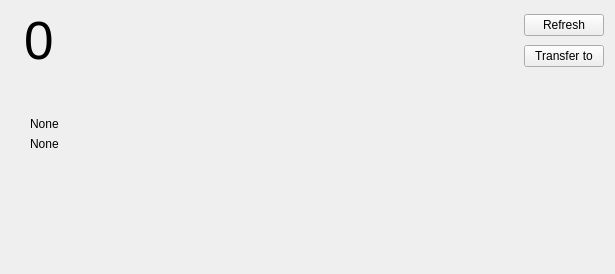
<?xml version="1.0" encoding="UTF-8"?>
<ui version="4.0">
 <class>AccountWidget</class>
 <widget class="QWidget" name="AccountWidget">
  <property name="geometry">
   <rect>
    <x>0</x>
    <y>0</y>
    <width>615</width>
    <height>274</height>
   </rect>
  </property>
  <property name="contextMenuPolicy">
   <enum>Qt::CustomContextMenu</enum>
  </property>
  <property name="windowTitle">
   <string>Account</string>
  </property>
  <layout class="QVBoxLayout" name="verticalLayout_2">
   <item>
    <layout class="QHBoxLayout" name="horizontalLayout">
     <item>
      <widget class="QLabel" name="QRCodeAddressLabel">
       <property name="maximumSize">
        <size>
         <width>100</width>
         <height>100</height>
        </size>
       </property>
       <property name="baseSize">
        <size>
         <width>200</width>
         <height>0</height>
        </size>
       </property>
       <property name="text">
        <string/>
       </property>
       <property name="pixmap">
        <pixmap resource="../../icons/tikka.slots.pyqt.resources.icons.index.qrc">:/images/safe</pixmap>
       </property>
       <property name="scaledContents">
        <bool>true</bool>
       </property>
      </widget>
     </item>
     <item>
      <widget class="QLabel" name="balanceLabel">
       <property name="font">
        <font>
         <pointsize>40</pointsize>
        </font>
       </property>
       <property name="text">
        <string>0</string>
       </property>
      </widget>
     </item>
     <item>
      <spacer name="horizontalSpacer">
       <property name="orientation">
        <enum>Qt::Horizontal</enum>
       </property>
       <property name="sizeHint" stdset="0">
        <size>
         <width>40</width>
         <height>20</height>
        </size>
       </property>
      </spacer>
     </item>
     <item>
      <layout class="QVBoxLayout" name="verticalLayout">
       <item alignment="Qt::AlignLeft">
        <widget class="QPushButton" name="refreshButton">
         <property name="sizePolicy">
          <sizepolicy hsizetype="Fixed" vsizetype="Fixed">
           <horstretch>0</horstretch>
           <verstretch>0</verstretch>
          </sizepolicy>
         </property>
         <property name="text">
          <string>Refresh</string>
         </property>
         <property name="icon">
          <iconset resource="../../icons/tikka.slots.pyqt.resources.icons.index.qrc">
           <normaloff>:/icons/refresh_icon</normaloff>:/icons/refresh_icon</iconset>
         </property>
        </widget>
       </item>
       <item>
        <widget class="QPushButton" name="transferToButton">
         <property name="text">
          <string>Transfer to</string>
         </property>
         <property name="icon">
          <iconset resource="../../icons/tikka.slots.pyqt.resources.icons.index.qrc">
           <normaloff>:/icons/money-recive-svgrepo-com.svg</normaloff>:/icons/money-recive-svgrepo-com.svg</iconset>
         </property>
         <property name="iconSize">
          <size>
           <width>32</width>
           <height>32</height>
          </size>
         </property>
        </widget>
       </item>
      </layout>
     </item>
    </layout>
   </item>
   <item>
    <layout class="QFormLayout" name="formLayout_2">
     <property name="leftMargin">
      <number>6</number>
     </property>
     <property name="rightMargin">
      <number>0</number>
     </property>
     <item row="1" column="0">
      <widget class="QLabel" name="lockStatusIcon">
       <property name="maximumSize">
        <size>
         <width>16</width>
         <height>16</height>
        </size>
       </property>
       <property name="text">
        <string/>
       </property>
       <property name="pixmap">
        <pixmap>:/images/locked_cartoon_400x400.png</pixmap>
       </property>
       <property name="scaledContents">
        <bool>true</bool>
       </property>
       <property name="margin">
        <number>0</number>
       </property>
      </widget>
     </item>
     <item row="1" column="1">
      <widget class="QLabel" name="addressValueLabel">
       <property name="text">
        <string/>
       </property>
       <property name="textInteractionFlags">
        <set>Qt::LinksAccessibleByMouse|Qt::TextSelectableByKeyboard|Qt::TextSelectableByMouse</set>
       </property>
      </widget>
     </item>
     <item row="2" column="0">
      <widget class="QLabel" name="identityLabel">
       <property name="maximumSize">
        <size>
         <width>16</width>
         <height>20</height>
        </size>
       </property>
       <property name="font">
        <font>
         <weight>75</weight>
         <bold>true</bold>
        </font>
       </property>
       <property name="text">
        <string/>
       </property>
       <property name="pixmap">
        <pixmap resource="../../icons/tikka.slots.pyqt.resources.icons.index.qrc">:/icons/member_icon</pixmap>
       </property>
       <property name="scaledContents">
        <bool>true</bool>
       </property>
      </widget>
     </item>
     <item row="2" column="1">
      <widget class="QLabel" name="identityValueLabel">
       <property name="text">
        <string>None</string>
       </property>
      </widget>
     </item>
     <item row="0" column="1">
      <widget class="QLabel" name="nameLabel">
       <property name="text">
        <string/>
       </property>
      </widget>
     </item>
     <item row="4" column="0">
      <widget class="QLabel" name="derivationIconLabel">
       <property name="sizePolicy">
        <sizepolicy hsizetype="Fixed" vsizetype="Fixed">
         <horstretch>0</horstretch>
         <verstretch>0</verstretch>
        </sizepolicy>
       </property>
       <property name="maximumSize">
        <size>
         <width>16</width>
         <height>20</height>
        </size>
       </property>
       <property name="text">
        <string/>
       </property>
       <property name="pixmap">
        <pixmap resource="../../icons/tikka.slots.pyqt.resources.icons.index.qrc">:/icons/wot_icon</pixmap>
       </property>
       <property name="scaledContents">
        <bool>true</bool>
       </property>
      </widget>
     </item>
     <item row="4" column="1">
      <widget class="QLabel" name="derivationValueLabel">
       <property name="text">
        <string/>
       </property>
      </widget>
     </item>
     <item row="3" column="0">
      <widget class="QLabel" name="smithLabel">
       <property name="maximumSize">
        <size>
         <width>16</width>
         <height>20</height>
        </size>
       </property>
       <property name="text">
        <string/>
       </property>
       <property name="pixmap">
        <pixmap resource="../../icons/tikka.slots.pyqt.resources.icons.index.qrc">:/icons/smith</pixmap>
       </property>
       <property name="scaledContents">
        <bool>true</bool>
       </property>
      </widget>
     </item>
     <item row="3" column="1">
      <widget class="QLabel" name="smithValuelabel">
       <property name="text">
        <string>None</string>
       </property>
      </widget>
     </item>
    </layout>
   </item>
   <item>
    <widget class="QLabel" name="errorLabel">
     <property name="styleSheet">
      <string notr="true">color: red</string>
     </property>
     <property name="text">
      <string/>
     </property>
     <property name="alignment">
      <set>Qt::AlignCenter</set>
     </property>
    </widget>
   </item>
   <item>
    <spacer name="verticalSpacer">
     <property name="orientation">
      <enum>Qt::Vertical</enum>
     </property>
     <property name="sizeHint" stdset="0">
      <size>
       <width>20</width>
       <height>40</height>
      </size>
     </property>
    </spacer>
   </item>
  </layout>
 </widget>
 <resources>
  <include location="../../icons/tikka.slots.pyqt.resources.icons.index.qrc"/>
 </resources>
 <connections/>
</ui>
